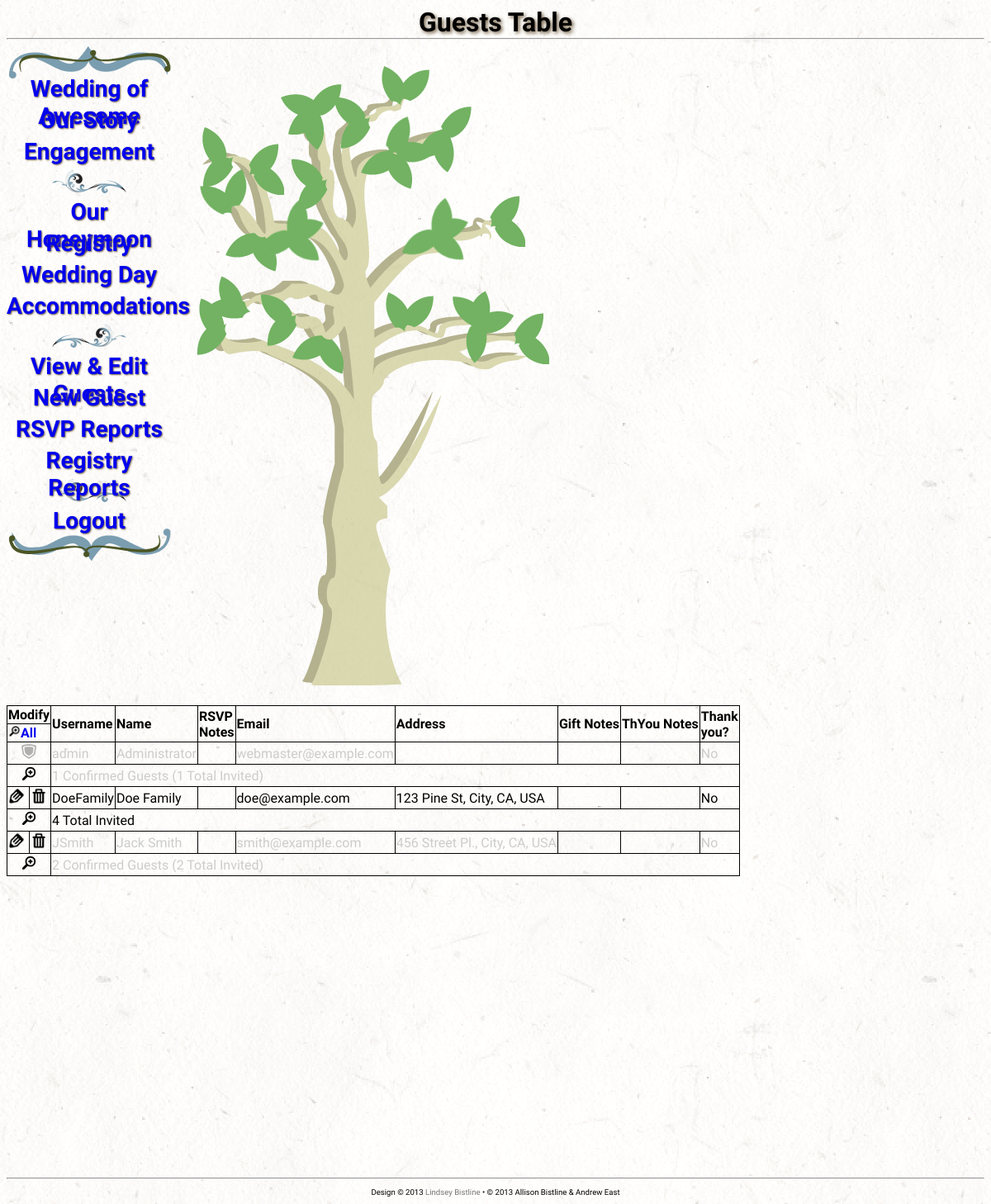
Screenshot of /weddingRoot/guests_view.php (signed in) with the database file from the repository.
### tables this page shows
CREATE TABLE IF NOT EXISTS `users` (
  `userID` smallint(5) unsigned NOT NULL AUTO_INCREMENT,
  `username` varchar(254) NOT NULL,
  `isAdmin` tinyint(1) unsigned DEFAULT '0',
  `passwordPlaintext` varchar(255) DEFAULT NULL,
  `name` varchar(254) NOT NULL,
  `email` varchar(254) DEFAULT NULL,
  `isRSVP` tinyint(1) unsigned DEFAULT '0',
  `lastRSVPTime` datetime DEFAULT NULL,
  `isThankYouSent` tinyint(1) unsigned DEFAULT '0',
  `address` text,
  `gift` text,
  `thankYouCardNotes` text,
  `notesRSVP` text,
  `lastLoginTime` datetime DEFAULT NULL,
  `password` binary(20) DEFAULT NULL,
  `isBridalShower` tinyint(1) unsigned DEFAULT '0',
  PRIMARY KEY (`userID`),
  UNIQUE KEY `username` (`username`)
);

### weddingInclude/classModel.inc (called while the page is built, shortened)
<?php
class model
{
  private $dbc;
  function __construct($host, $usr, $pw, $name, $port)
  {
    $this->dbHostname = $host;
    $this->dbName = $name;
    $this->dbUser = $usr;
    $this->dbPassword = $pw;
    $this->dbPort = $port;
    $this->dbc = new mysqli($this->dbHostname, $this->dbUser, $this->dbPassword, $this->dbName, $this->dbPort);
  }
  public function isConnected()
  {
    return ($this->dbc->connect_errno) ? false : true;
  }
  public function runQuery($queryString)
  {
    if ($this->results = $this->dbc->query($queryString))
      return true;
    else
      return false;
  }
}
?>

### weddingInclude/classWeddingUser.inc (called while the page is built, shortened)
<?php
require_once('classModel.inc');
require_once('classUsersDatabase.inc');
class weddingUser
{
  private $usersDataConnect;
  private $isAllUsersFetched;
  private $allUsersCountAttendeeArray;
  private $allUsersCountConfirmedAttendeeArray;
  private $allUsersDataArray;
  public function __construct()
  {
    $this->usersModel = new model(DB_HOST, DB_USER, DB_PASSWORD, DB_NAME, DB_PORT);
    $this->usersDataConnect = new usersDatabase($this->usersModel);
    $this->isAllUsersFetched = false;
    $this->allUsersCountAttendeeArray = false;
    $this->allUsersCountConfirmedAttendeeArray = false;
    $this->allUsersDataArray = false;
  }
  public function initializeAllUsers()
  {
    if($this->allUsersCountAttendeeArray = $this->usersDataConnect->getAllUsersCountAttendees())
    {
      if ($this->allUsersCountConfirmedAttendeeArray = $this->usersDataConnect->getAllUsersCountConfirmedAttendees())
      {
        if($this->allUsersDataArray = $this->usersDataConnect->getAllUsersDataArray())
        {
          $this->isAllUsersFetched = true;
          return true;
        }
        else
        {
          return false;
        }
      }
      else
      {
        return false;
      }
    }
    else
    {
      return false;
    }
  }
  public function getNextUser()
  {
    if ($this->isAllUsersFetched)
    {
      $val = current($this->allUsersDataArray);
      next($this->allUsersDataArray);
      return $val;
    }
    else
    {
      return false;
    }
  }
  public function getUserCountAttendee($usrID)
  {
    if ($this->isAllUsersFetched)
    {
      if(isset($this->allUsersCountAttendeeArray[$usrID]))
      {
        return $this->allUsersCountAttendeeArray[$usrID];
      }
      else
      {
        return 0;
      }
    }
    else
    {
      return false;
    }
  }
  public function getUserCountConfirmedAttendee($usrID)
  {
    if ($this->isAllUsersFetched)
    {
      if(isset($this->allUsersCountConfirmedAttendeeArray[$usrID]))
      {
        return $this->allUsersCountConfirmedAttendeeArray[$usrID];
      }
      else
      {
        return 0;
      }
    }
    else
    {
      return false;
    }
  }
}
?>

### weddingInclude/classUsersDatabase.inc (called while the page is built, shortened)
<?php
require_once('classModel.inc');
class usersDatabase
{
  private $connectedModel;
  public function __construct(model $databaseConnect)
  {
    if ($databaseConnect->isConnected())
      $this->connectedModel = $databaseConnect;
  }
  public function isConnected()
  {
    return ($this->connectedModel->isConnected()) ? true : false;
  }
  public function getAllUsersDataArray()
  {
    $query = 'select userID, username, name, isAdmin, passwordPlaintext, email, isRSVP, isThankYouSent, address, gift, thankYouCardNotes, notesRSVP, lastLoginTime from users order by userID;';
    if ($this->connectedModel->runQuery($query))
    {
      $arrayAllUsers = array();
      while ($row = $this->connectedModel->getResultsAssoc())
      {
        $arrayAllUsers[$row['userID']] = array(
          'userID' => $row['userID'],
          'username' => $row['username'],
          'name' => $row['name'],
          'isAdmin' => (($row['isAdmin'] == '1') ? true : false),
          'passwordPlaintext' => $row['passwordPlaintext'],
          'email' => $row['email'],
          'isRSVP' => (($row['isRSVP'] == '1') ? true : false),
          'isThankYouSent' => (($row['isThankYouSent'] == '1') ? true : false),
          'address' => $row['address'],
          'gift' => $row['gift'],
          'thankYouCardNotes' => $row['thankYouCardNotes'],
          'notesRSVP' => $row['notesRSVP'],
          'lastLoginTime' => $row['lastLoginTime']
        );
      }
      return $arrayAllUsers;
    }
    else
    {
      return false;
    }
  }
  public function getAllUsersCountAttendees()
  {
    $query = 'select attendees.userID as userID, count(attendeeID) as countAtt from users right join attendees on users.userID = attendees.userID group by attendees.userID;';
    if ($this->connectedModel->runQuery($query))
    {
      $arrayCounts = array(0 => 0);
      while ($row = $this->connectedModel->getResultsAssoc())
      {
        $arrayCounts[$row['userID']] = $row['countAtt'];
      }
      return $arrayCounts;
    }
    else
    {
      return false;
    }
  }
  public function getAllUsersCountConfirmedAttendees()
  {
    $query = 'select attendees.userID as userID, count(attendeeID) as countAtt from users right join attendees on users.userID = attendees.userID where attendees.isAttending = 1 group by attendees.userID;';
    if ($this->connectedModel->runQuery($query))
    {
      $arrayCounts = array(0 => 0);
      while ($row = $this->connectedModel->getResultsAssoc())
      {
        $arrayCounts[$row['userID']] = $row['countAtt'];
      }
      return $arrayCounts;
    }
    else
    {
      return false;
    }
  }
}
?>

### weddingRoot/guests_view.php (the view, shortened to what this page needs)
<?php
  $page_title = "Guests Table";
  include("header.inc");
  $dateWedding = strtotime('2013-10-20 00:01');
?>
<section class="content">
<?php
require_once("classWeddingUser.inc");
$userManager = new weddingUser();
$userManager->initializeAllUsers();
?>
<table id="tableUsers">
<thead class="rowHead">
<tr>
  <td colspan="2">Modify</td>
  <td rowspan="2">Username</td>
  <td rowspan="2">Name</td>
  <td rowspan="2">RSVP<br />Notes</td>
  <td rowspan="2">Email</td>
  <td rowspan="2">Address</td>
  <td rowspan="2">Gift Notes</td>
  <td rowspan="2">ThYou Notes</td>
  <td rowspan="2">Thank<br />you?</td>
</tr>
<tr>
  <td colspan="2"><a onclick="expandAll()" id="linkExpandAll" href="javascript:void(0)" class="noUnderline"><img src="resources/icons/magnify_plus.png" width="15px" height="15px" />All</a></td>
</tr>
</thead>
<tbody>
<?php
$rowCount = 0;
while(!(($currRow = $userManager->getNextUser()) === false))
{
  echo '<tr id="trUser'. $currRow['userID'] . '" class="' . ((++$rowCount % 2 == 0) ? 'rowBlue' : 'rowGreen') . '">' . "\r\n";
  if ($currRow['isAdmin'])
  {
    echo '  <td rowspan="2" colspan="2" style="text-align:center;"><img title="Admin" src="images\icons\shield_admin.png" width="20px" height="20px" class="imgGray" /></td>' . "\r\n";
  }
  else
  {
    echo '  <td rowspan="2"><a title="Edit User" href="guests_edit.php?userID=' . $currRow['userID'] . '&returnAnchor=trUser'. $currRow['userID'] . '" class="noUnderline"><img src="resources/icons/edit_pencil.png" width="20px" height="20px" /></a></td>' . "\r\n";
    echo '  <td rowspan="2"><a title="Delete User" onclick="deleteUser(' . $currRow['userID'] . ')" href="javascript:void(0)" class="noUnderline"><img src="resources/icons/delete_trash.png" width="20px" height="20px" /></a></td>' . "\r\n";
  }
  echo '  <td rowspan="2">' . $currRow['username'] . "</td>\r\n";
  echo '  <td rowspan="2">' . $currRow['name'] . "</td>\r\n";
  echo '  <td rowspan="2">' . ((strlen($currRow['notesRSVP']) < 30) ? $currRow['notesRSVP'] : substr($currRow['notesRSVP'], 0, 30) . '<a title="Edit User (via notes)" href="guests_edit.php?userID=' . $currRow['userID'] . '&returnAnchor=trUser'. $currRow['userID'] . '" class="noUnderline">[...]</a>') . '</td>' . "\r\n";
  echo '  <td rowspan="2">' . $currRow['email'] . "</td>\r\n";
  echo '  <td rowspan="2">' . $currRow['address'] . "</td>\r\n";
  echo '  <td rowspan="2">' . $currRow['gift'] . "</td>\r\n";
  echo '  <td rowspan="2">' . $currRow['thankYouCardNotes'] . "</td>\r\n";
  echo '  <td ' . ((($currTime >= $dateWedding) && !$currRow['isThankYouSent']) ? ' class="cellNegative"' : '') . 'rowspan="2">' . ($currRow['isThankYouSent'] ? 'Yes' : 'No') . "</td>\r\n";
  echo "</tr>\r\n";
  echo '<tr id="trUserDuex'. $currRow['userID'] . '" class="' . (($rowCount % 2 == 0) ? 'rowBlue' : 'rowGreen') . '">' . "\r\n";
  echo "</tr>\r\n";
  if ($userManager->getUserCountAttendee($currRow['userID']) != 0)
  {
    echo '<tr id="trAttCollapsed' . $currRow['userID'] . '" class="' . (($rowCount % 2 == 0) ? 'rowBlue' : 'rowGreen') . '">' . "\r\n";
    echo '  <td colspan="2" style="text-align:center;"><a title="Show Attendees" onclick="expandAttendee(' . $currRow['userID'] . ')" href="javascript:void(0)" class="noUnderline expandIcon"><img src="resources/icons/magnify_plus.png" width="20px" height="20px" /></a></td>' . "\r\n";
    echo '  <td colspan="8">';
    if ($currRow['isRSVP'])
    {
      echo $userManager->getUserCountConfirmedAttendee($currRow['userID']) . ' Confirmed Guests (' . $userManager->getUserCountAttendee($currRow['userID']) . ' Total Invited)';
    }
    else
    {
      echo $userManager->getUserCountAttendee($currRow['userID']) . ' Total Invited';
    }
    echo "</td>\r\n";
    echo "</tr>\r\n";
  }
}
?>
</tbody>
</table>
</section>
<?php include("footer.inc"); ?>

### weddingInclude/header.inc (shortened to what this page needs)
<?php
  if (isset($_SESSION['isBridalShower']) && $_SESSION['isBridalShower'])
    $isBridalShowerUser = true;
  else
    $isBridalShowerUser = false;
  $currDay = date('z', time());
  $firstDaySpring = date('z', strtotime('3/21'));
  $firstDaySummer = date('z', strtotime('6/21'));
  $firstDayFall = date('z', strtotime('9/23'));
  $firstDayWinter = date('z', strtotime('12/21'));
  if ($currDay < $firstDaySpring)
    $season = 'spring';
  elseif ($currDay < $firstDaySummer)
    $season = 'spring';
  elseif ($currDay < $firstDayFall)
    $season = 'summer';
  elseif ($currDay < $firstDayWinter)
    $season = 'fall';
  else
    $season = 'fall';
?>
<!DOCTYPE html>
 <html class="no-js" lang="en">
<head>
  <link rel="stylesheet" type="text/css" href="css/style.css" />
</head>
<body>
  <header>
    <div class="names">
      <h1><?php
          if (isset($page_title))
          {
            if ($page_title != "Home")
            {
              echo (($page_title != "") ? $page_title : "Wedding of Awesome");
            }
            else
              echo "Allison &amp; Andrew";
          }
          else
          {
            echo "Wedding of Awesome";
          }
      ?></h1>
      <hr>
    </div>
  </header>
  <nav>
    <?php require_once("nav.inc"); ?>
    <div id="nav_bottom_image"></div>
  </nav>
<div class="mainContent">
  <div id="treeBackground">
    <div id="fullTree">
      <img src="resources/page_resources/tree_<? echo $season; ?>.png"  alt="Tree for <? echo ucwords($season); ?> Season">
    </div>
  </div>
  <div class="bodyContent">

### weddingInclude/nav.inc (shortened to what this page needs)
<ul>
      <li><a href="index.php">Wedding of Awesome</a></li>
      <li><a href="story.php">Our Story</a></li>
      <li><a href="engaged.php">Engagement</a></li>
      <div class="floralDivider"></div>
      <li><a href="http://honeymoonofawesome.bistlineeast.com" target="_none">Our Honeymoon</a></li>
        <?php
      if (isset($_SESSION['login']) && $_SESSION['login'] >= 1)
      {
        if ($isBridalShowerUser)
        {
          ?>
          <li><a href="bridal_shower.php">Shower of Awesome</a></li>
          <li><a href="registry.php">Bridal Registry</a></li>
          <?php
        }
        else
        {
          ?>
          <li><a href="registry.php">Registry</a></li>
          <li><a href="day_of.php">Wedding Day</a></li>
          <li><a href="accommodations.php">Accommodations</a></li>
          <?php
        }
        if ($_SESSION['login'] >= 2)
        {
          ?>
          <div class="floralDivider mirror"></div>
          <li><a href="guests_view.php">View & Edit Guests</a></li>
          <li><a href="guests_new.php">New Guest</a></li>
          <li><a href="admin_report_rsvp.php">RSVP Reports</a></li>
          <li><a href="admin_report_registry.php">Registry Reports</a></li>
          <div class="floralDivider"></div>
          <?php
        }
        else
        {?>
          <div class="floralDivider mirror"></div><?php
        }?>
        <li><a href="logout.php">Logout</a></li><?php
      }?>
    </ul>

### weddingInclude/footer.inc (shortened to what this page needs)
</div>
<footer>
  <div class="copyrightFooter">
    <hr />
    <p>Design &copy; 2013 <a href="http://www.lindseyrosedesigns.com">Lindsey Bistline</a> &bull; &copy; 2013 Allison Bistline &amp; Andrew East</p>
  </div>
</footer>
</div>
</body>
</html>

### weddingRoot/css/style.css (style rules this page uses)
header .names { width:100%; margin-top:0px; margin-bottom:0px; }
.names h1 { font-family: 'Tangerine', cursive; font-weight:700; color: <?php echo $colorRainforest; ?>; text-shadow: 2px 2px 4px #736046; filter: dropshadow(color=#736046, offx=2, offy=2); margin-top:0px; margin-bottom:0px; text-align:center; }
.names hr { width:auto; margin-top:0px; }
nav { float:left; background:url('../resources/page_resources/nav_borders_top.png') no-repeat; background-size: contain; width:200px; padding-top:30px; text-align:center; }
nav #nav_bottom_image { background:url('../resources/page_resources/nav_borders_bottom.png') no-repeat; background-size:contain; width:200px; height:50px; margin-top:-8px; }
nav ul { list-style:none; margin-bottom:0px; margin:0; padding:0; }
nav li a { display:block; margin-top:5px; text-align:center; font-family: 'Tangerine', sans-serif; text-shadow: 1px 1px 2px #736046; color:<?php echo $colorRainforest; ?>; text-decoration:none; border:0px; font-weight:700; font-size:1.75em; height:33px; }
div.floralDivider { background:url('../resources/page_resources/floralDividerStyle.png') no-repeat; background-size: contain; width:90px; height:28px; margin: 6px auto; }
.mirror { -moz-transform: scaleX(-1); -o-transform: scaleX(-1); -webkit-transform: scaleX(-1); transform: scaleX(-1); filter: FlipH; -ms-filter: "FlipH"; }
div.mainContent { margin-top:0; margin-bottom:0; position:relative; }
.bodyContent { min-height:540px; margin-top:20px; margin-bottom:0px; }
footer { margin:0 auto; }
footer .copyrightFooter p { text-align:center; font-size:0.6em; }
footer .copyrightFooter hr { margin-top:2em; }
footer .copyrightFooter a { color: #777; }
html { background: url('../resources/page_resources/lightpaperfibers2x.png') fixed; }
body { font-family: 'Gentium Basic', serif; color: <?php echo $colorRainforest; ?>; }
a { color: <?php echo $colorCascades; ?>; text-decoration:none; border-bottom:1px <?php echo $colorRainforest; ?> dotted; }
hr { border:<?php echo $colorCascades; ?> solid 1px; }
.imgGray { zoom: 1; filter: alpha(opacity=30); opacity: 0.3; }
.noUnderline { text-decoration:none; border:0px; }
table#tableUsers { border-collapse:collapse; }
#tableUsers td { border:solid 1px black; border-collapse:collapse; }
#tableUsers thead td { border:solid 1px black; }
.rowHead { color: <?php echo $colorRainforest; ?>; background: <?php echo $colorDesert; ?>; font-weight:bold; }
.rowHead a { color: <?php echo $colorRainforest; ?>; }
.rowBlue { color: #000000; background: <?php echo $colorDimCascades; ?>; }
.rowGreen { color: #CCCCCC; background: <?php echo $colorDimRainforest; ?>; }

### rows the page displays
users: isAdmin 1 (drawn), username "admin", name "Administrator", email "webmaster@example.com", isThankYouSent "No", userID "1"
users: isAdmin 0 (drawn), username "DoeFamily", name "Doe Family", email "doe@example.com", address "123 Pine St, City, CA, USA", isThankYouSent "No", userID "4"
users: isAdmin 0 (drawn), username "JSmith", name "Jack Smith", email "smith@example.com", address "456 Street Pl., City, CA, USA", isThankYouSent "No", userID "2"

### other values shown
$page_title "Guests Table"
